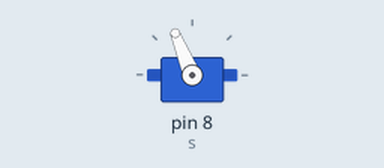
The sketch below on a simulated Arduino Uno, built with avr-gcc and run on an emulated ATmega328P. Parts: servo.

Above: at 0.1 s.
At 2.1 s:
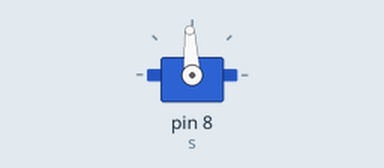
Timing chart, 0 to 3.6 s (numbered marks = the images above):
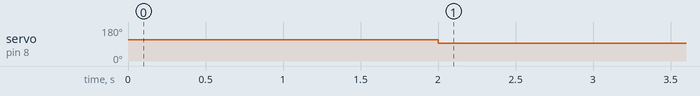

Measured:
- by itself, servo on pin 8 (s): 112° → 93° at 2.0 s

The sketch:

Homework06.ino
```cpp
#include <Servo.h>
Servo s;

void setup() {
  pinMode(6,INPUT);
  pinMode(7,INPUT);
  pinMode(8, OUTPUT);
  s.attach(8);

	s.writeMicroseconds(1700);

	delay(2000);
	s.writeMicroseconds(1500);
}

void loop() {

}
//113.7g
```
